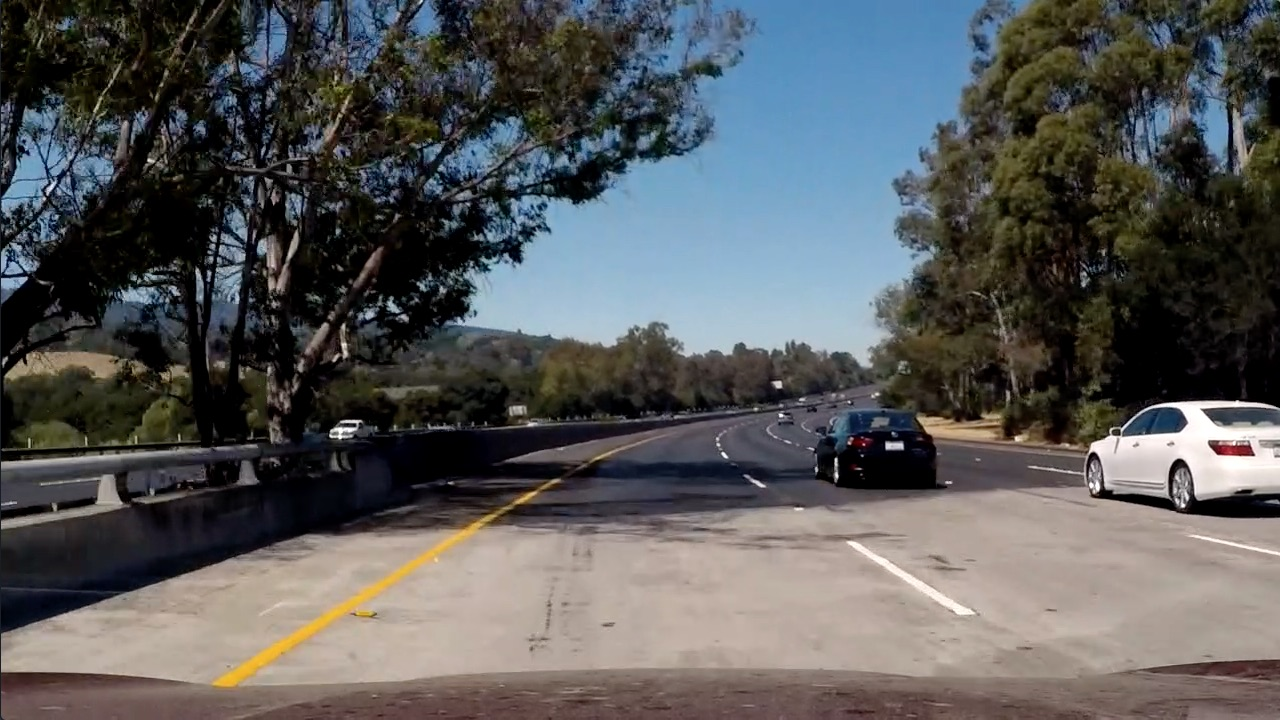
#> input picture test_images/7.jpg, 1280 x 720 px
$ jupyter execute --allow-errors Untitled.ipynb
#> lines starting #> are read from the running program, lines starting #| are printed output that depends on the picture; after the words box and inside, x2 and y2 are one past the last pixel; in counts of white or black regions, pixels touching at a corner belong together; pictures that were not available may be replaced by others from this repository, and a replacement may not be noted
[cell 1]
import cv2
import numpy as np
import matplotlib.pyplot as plt

[cell 2]
def make_coords(image, line_parameters):
    slope, intercept = line_parameters
    y1 = image.shape[0]
    y2 = int (y1 * (3/4))
    x1 = int ((y1 - intercept) / slope)
    x2 = int ((y2 - intercept) / slope)
    return np.array([x1, y1, x2, y2])

[cell 3]
def avg_slope_intercept(image, lines):
    left_fit = []
    right_fit = []
    for line in lines:
        x1, y1, x2, y2 = line.reshape(4)
        parameters = np.polyfit( (x1, x2), (y1, y2), 1)
        slope = parameters[0]
        intercept = parameters[1]
        if slope < 0:
            left_fit.append((slope, intercept))
        else:
            right_fit.append((slope, intercept))
    left_fit_avg = np.average(left_fit, axis=0)
    right_fit_avg = np.average(right_fit, axis=0)
    left_line = make_coords(image, left_fit_avg)
    right_line = make_coords(image, right_fit_avg)
    return np.array([left_line, right_line])

[cell 4]
def cannize(image):
    gray = cv2.cvtColor(image, cv2.COLOR_RGB2GRAY)
    blur = cv2.GaussianBlur(gray, (5, 5), 0)
    # input image, Low_threshold, High_threshlod------------> the ratio between the two should be either 1:2 or 1:3
    canny = cv2.Canny(blur, 50, 150)
    return canny

[cell 5]
def display_lines(image, lines):
    line_image = np.zeros_like(image)
    if lines is not None:
        for line in lines:
            x1, y1, x2, y2 = line.reshape(4)
            cv2.line(line_image,  (int (x1),int (y1)), (int (x2),int (y2)),  (0, 255, 0),thickness=10)
    return line_image

[cell 6]
def ROI(image):
    rectangle = np.array([[(300,600),(400,500),(800,500),(800,600)]])
    mask = np.zeros_like(image)
    cv2.fillPoly(mask, rectangle,255)
    masked_img = cv2.bitwise_and(image, mask)
    return masked_img

[cell 7]
ori_image = cv2.imread('test_images/7.jpg')
#> ori_image is the input picture: shape (720, 1280, 3); mean B, G, R 89.8, 89.3, 88.5
# ori_image = cv2.imread('Project_data/test_images/test.jpg')
lane_image = np.copy(ori_image)
#############################
canny_img = cannize(lane_image)
#> in cannize, `canny = cv2.Canny(blur, 50, 150)`:
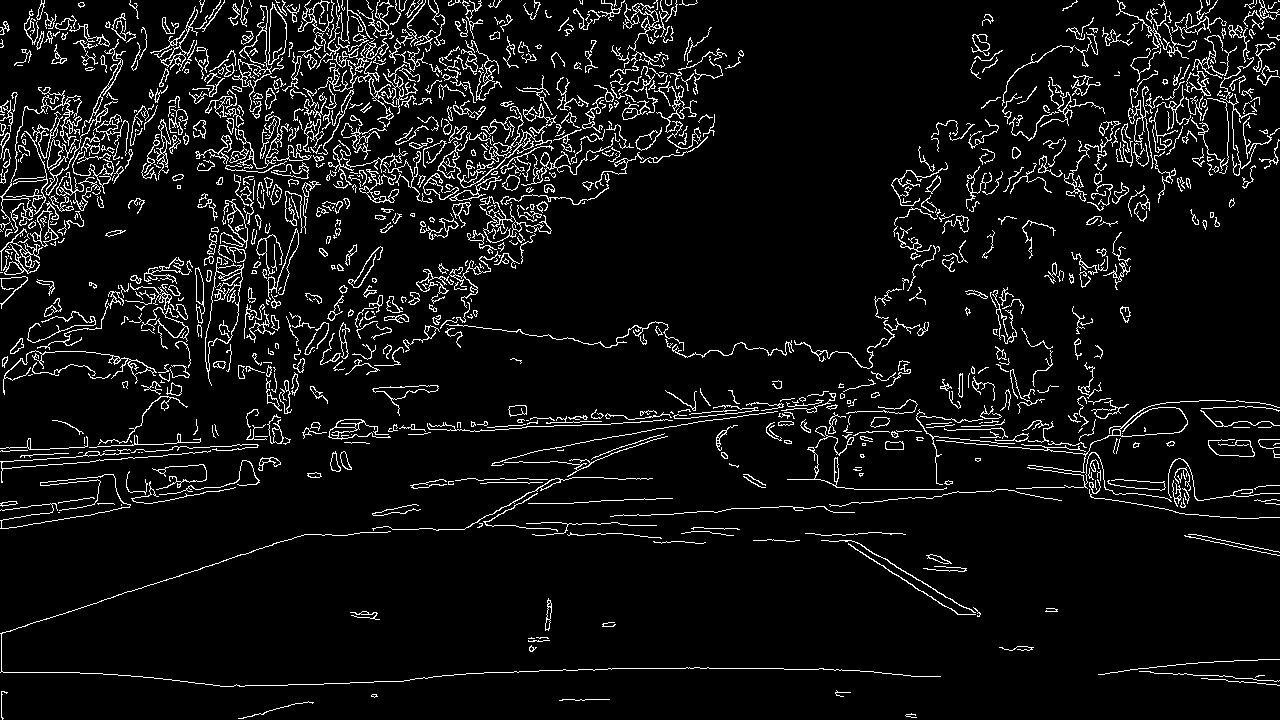
#> canny: shape (720, 1280); 6.9% white in thin lines or dots
cropped_img = ROI(canny_img)
#> in ROI, `cv2.fillPoly(mask, rectangle,255)`: mask: shape (720, 1280); 4.9% white; 1 white region, box (x1, y1, x2, y2) and area: (300, 500, 801, 601) 45551
#> in ROI, `masked_img = cv2.bitwise_and(image, mask)`: masked_img: shape (720, 1280); 0.13% white in thin lines or dots, all inside (x1, y1, x2, y2) = (368, 500, 801, 601)
lines = cv2.HoughLinesP(cropped_img,
                        rho=2,
                        theta=np.pi/180,
                        threshold=20,
                        lines=np.array([]),
                        minLineLength=2,
                        maxLineGap=2)
#> lines = 76 rows, first 6: [486, 525, 515, 525], [635, 525, 643, 525], [433, 529, 464, 529], [684, 512, 693, 512], [483, 521, 489, 521], [674, 541, 690, 542]

avg_lines = avg_slope_intercept(lane_image, lines)
#> the loop in avg_slope_intercept, `for line in lines:` made 76 passes
#> (x1, y1, x2, y2, slope, intercept) on passes 1 to 12: (486, 525, 515, 525, -2.4e-15, 525), (635, 525, 643, 525, -1.15e-15, 525), (433, 529, 464, 529, 4.64e-15, 529), (684, 512, 693, 512, 7.55e-17, 512), (483, 521, 489, 521, -4.4e-14, 521), (674, 541, 690, 542, 0.0625, 498.9), (402, 506, 406, 506, -6.59e-15, 506), (368, 532, 387, 532, 7.02e-16, 532), (608, 500, 623, 500, -1.97e-15, 500), (372, 528, 375, 528, 1.81e-14, 528), (681, 533, 684, 533, -5.28e-14, 533), (588, 523, 596, 523, 4.32e-15, 523)
#> after the loop in avg_slope_intercept, `for line in lines:`: left_fit = 41 pairs, first value -0.667 to -9.09e-16, second value 500 to 842; right_fit = 35 pairs, first value 7.55e-17 to 0.182, second value 435.5 to 542
#> in avg_slope_intercept, `left_fit_avg = np.average(left_fit, axis=0)`: left_fit_avg = [-0.106, 574.5]
#> in avg_slope_intercept, `right_fit_avg = np.average(right_fit, axis=0)`: right_fit_avg = [0.0148, 514.4]
#> in make_coords, `slope, intercept = line_parameters`: slope = -0.106; intercept = 574.5
#> in make_coords, `x1 = int ((y1 - intercept) / slope)`: x1 = -1376
#> in make_coords, `x2 = int ((y2 - intercept) / slope)`: x2 = 326
#> in avg_slope_intercept, `left_line = make_coords(image, left_fit_avg)`: left_line = [-1376, 720, 326, 540]
#> in avg_slope_intercept, `right_line = make_coords(image, right_fit_avg)`: right_line = [13870, 720, 1728, 540]
#> avg_lines = [[-1376, 720, 326, 540], [13870, 720, 1728, 540]]
line_image = display_lines(lane_image, avg_lines)
#> the loop in display_lines, `for line in lines:` made 2 passes
combined_image = cv2.addWeighted(lane_image, 0.8,line_image, 1, 1)
#############################
# cv2.imshow("result",line_image)
# cv2.waitKey(0)
plt.imshow(combined_image)
plt.show()

[cell 8]
cap = cv2.VideoCapture("1_dYFNHqi9.mp4")
while(cap.isOpened()):
    _,frame = cap.read()
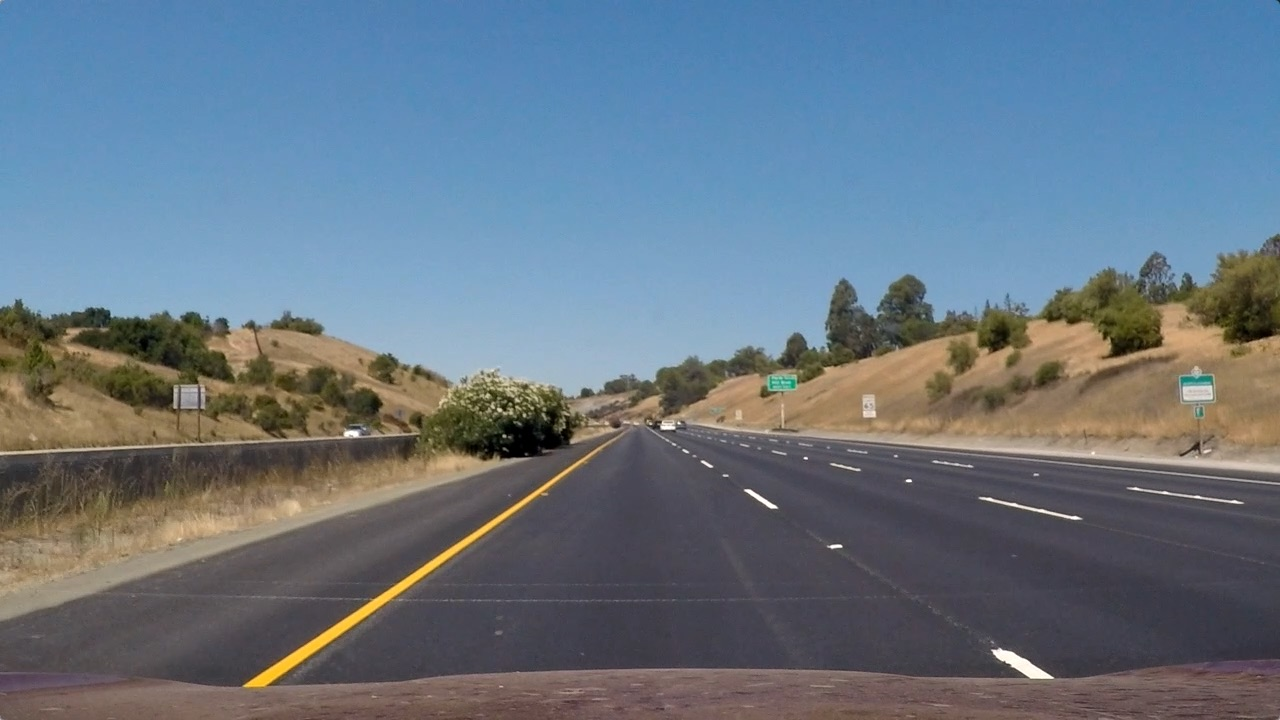
#> input picture test_images/1.jpg, 1280 x 720 px, given in place of 1_dYFNHqi9.mp4, which was not available
#> frame is the input picture: shape (720, 1280, 3); mean B, G, R 131.2, 117.7, 103.2
    canny_img = cannize(frame)
#> in cannize (call 2), `canny = cv2.Canny(blur, 50, 150)`: canny: shape (720, 1280); 2% white in thin lines or dots
    cropped_img = ROI(canny_img)
#> in ROI (call 2), `masked_img = cv2.bitwise_and(image, mask)`:
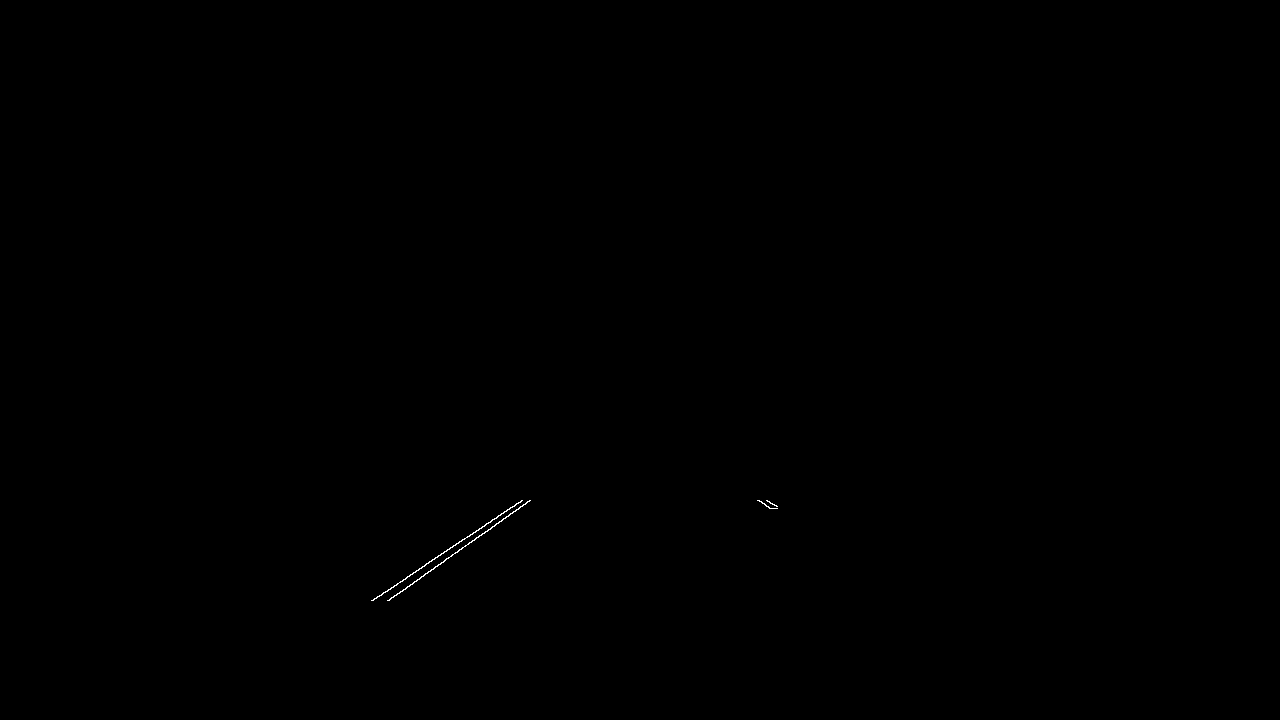
#> masked_img: shape (720, 1280); 0.06% white in thin lines or dots, all inside (x1, y1, x2, y2) = (371, 500, 778, 601)
    lines = cv2.HoughLinesP(cropped_img,
                            rho=2,
                            theta=np.pi / 180,
                            threshold=20,
                            lines=np.array([]),
                            minLineLength=2,
                            maxLineGap=2)
#> lines = [[372, 600, 521, 500], [414, 581, 529, 500], [407, 586, 461, 549], [390, 598, 424, 575], [757, 500, 770, 508], [471, 542, 516, 510]]

    avg_lines = avg_slope_intercept(frame, lines)
#> the loop in avg_slope_intercept (call 2), `for line in lines:` made 6 passes
#> (x1, y1, x2, y2, slope, intercept) on passes 1 to 6: (372, 600, 521, 500, -0.671, 849.7), (414, 581, 529, 500, -0.704, 872.6), (407, 586, 461, 549, -0.685, 864.9), (390, 598, 424, 575, -0.676, 861.8), (757, 500, 770, 508, 0.615, 34.15), (471, 542, 516, 510, -0.711, 876.9)
#> avg_lines = [[210, 720, 471, 540], [1114, 720, 822, 540]]
    line_image = display_lines(frame, avg_lines)
#> the loop in display_lines (call 2), `for line in lines:` made 2 passes
    combined_image = cv2.addWeighted(frame, 0.8, line_image, 1, 1)
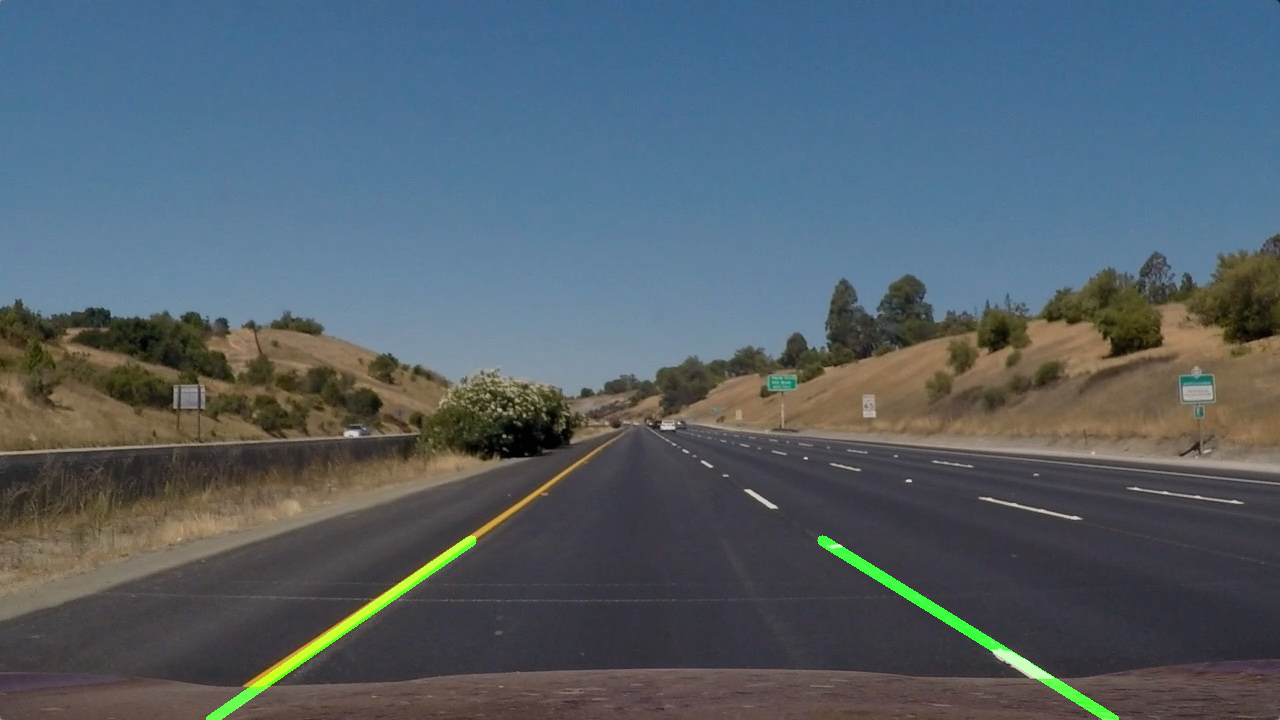
#> combined_image: shape (720, 1280, 3); mean B, G, R 105.9, 96.4, 83.5
    #############################
   # cv2.imshow("result",combined_image)
    if cv2.waitKey(1) == ord('q'):
#> (key q is pressed here)
        break
cap.release()
cv2.destroyAllWindows()
    # plt.imshow(combined_image)
    # plt.show()
